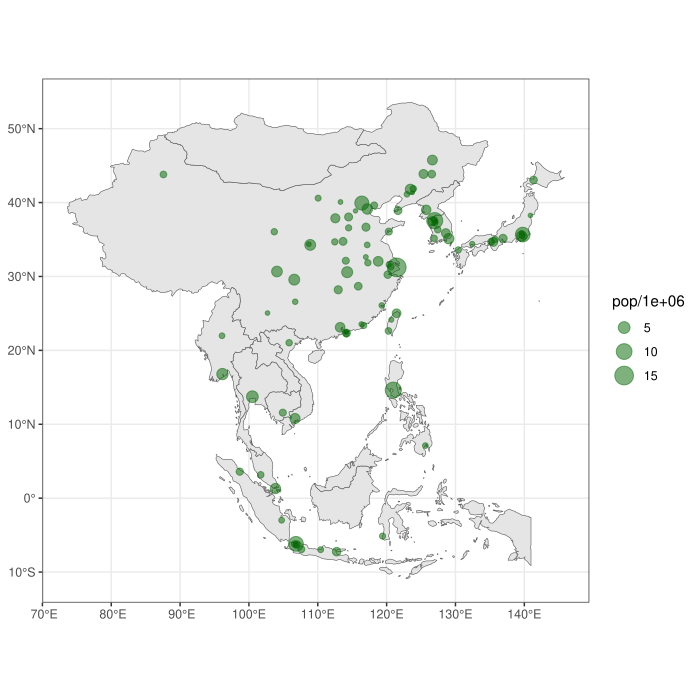

Source code (R):
# 0. a) Load the tidyverse package (that loads ggplot2, and other packages). 
#       Install it on your computer first if you have not done so already. 
# install.packages("tidyverse")
library(tidyverse)
#    b) Load additional packages that we will use in this exercise
# install.packages("sf")
# install.packages("maps")
# install.packages("crsuggest")
library(sf)
library(maps)
library(crsuggest)
#    c) run the code below to create a shape file for East Asia, based on the 
#       world map data frame in the maps package.
e_asia <- c(
  "Brunei", "Cambodia", "Timor-Leste", "Indonesia", "Laos",
  "Malaysia", "Myanmar", "Philippines", "Singapore", "Thailand", "Vietnam",
  "China", "Japan", "South Korea", "North Korea", "Mongolia", "Taiwan"
)

e_asia_sf <- map("world", plot = FALSE, fill = TRUE) |> 
  st_as_sf() |>
  filter(ID %in% e_asia)

e_asia_cities <- world.cities |>
  mutate(country.etc = case_match(
    country.etc,
    "Korea North" ~ "North Korea",
    "Korea South" ~ "South Korea",
    "East Timor"   ~ "Timor-Leste",
    .default      = country.etc
  )) |>
  filter(country.etc %in% e_asia_sf$ID,
         pop > 1e6) |>
  st_as_sf(coords = c("long", "lat"), crs = st_crs(e_asia_sf))
#    d) view the two shape files
# east asia polygons
e_asia_sf
# east asia cities with population > 1 million in 2006
e_asia_cities

# 1. Plot the East Asia shape file using ggplot2. Include 
#    a. a layer of points for the cities in the e_asia_cities data frame,
#       with the size of the points proportional to the population (in millions)
#    b. set the point transparency to 0.5 and the color to dark green
#    c. use a theme with a white background 
ggplot(data = e_asia_sf) +
  geom_sf() +
  geom_sf(data = e_asia_cities, mapping = aes(size = pop/1e6), 
          color = "darkgreen", alpha = 0.5) +
  theme_bw()
# 2. Update the plot in the previous question to use the Robinson projection. 
#    Hint: use sf_proj_info() to find the correct projection string for the Robinson projection.
ggplot(data = e_asia_sf) +
  geom_sf() +
  geom_sf(data = e_asia_cities, mapping = aes(size = pop/1e6), 
          color = "darkgreen", alpha = 0.5) +
  theme_bw() +
  coord_sf(crs = "+proj=robin") 
# 3. Use the crsuggest package to find a suitable projection for East Asia. 
suggest_crs(e_asia_sf)
# 4. Update the plot in the previous question to use the suggested projection in your plot.
ggplot(data = e_asia_sf) +
  geom_sf() +
  geom_sf(data = e_asia_cities, mapping = aes(size = pop/1e6), 
          color = "darkgreen", alpha = 0.5) +
  theme_bw() +
  coord_sf(crs = 32649)
